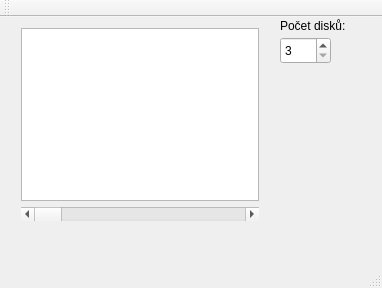
<?xml version="1.0" encoding="UTF-8"?>
<ui version="4.0">
 <class>MainWindow</class>
 <widget class="QMainWindow" name="MainWindow">
  <property name="geometry">
   <rect>
    <x>0</x>
    <y>0</y>
    <width>382</width>
    <height>288</height>
   </rect>
  </property>
  <property name="windowTitle">
   <string>Hanojské věže</string>
  </property>
  <widget class="QWidget" name="centralWidget">
   <widget class="QWidget" name="layoutWidget">
    <property name="geometry">
     <rect>
      <x>10</x>
      <y>0</y>
      <width>260</width>
      <height>215</height>
     </rect>
    </property>
    <layout class="QVBoxLayout" name="verticalLayout_2">
     <item>
      <layout class="QVBoxLayout" name="verticalLayout">
       <item>
        <widget class="QGraphicsView" name="graphicsView"/>
       </item>
      </layout>
     </item>
     <item>
      <widget class="QScrollBar" name="horizontalScrollBar">
       <property name="orientation">
        <enum>Qt::Horizontal</enum>
       </property>
      </widget>
     </item>
    </layout>
   </widget>
   <widget class="QLabel" name="label">
    <property name="geometry">
     <rect>
      <x>280</x>
      <y>0</y>
      <width>101</width>
      <height>17</height>
     </rect>
    </property>
    <property name="text">
     <string>Počet disků:</string>
    </property>
   </widget>
   <widget class="QSpinBox" name="spinBox">
    <property name="geometry">
     <rect>
      <x>280</x>
      <y>20</y>
      <width>51</width>
      <height>27</height>
     </rect>
    </property>
    <property name="minimum">
     <number>3</number>
    </property>
    <property name="maximum">
     <number>30</number>
    </property>
   </widget>
  </widget>
  <widget class="QMenuBar" name="menuBar">
   <property name="geometry">
    <rect>
     <x>0</x>
     <y>0</y>
     <width>382</width>
     <height>25</height>
    </rect>
   </property>
  </widget>
  <widget class="QToolBar" name="mainToolBar">
   <attribute name="toolBarArea">
    <enum>TopToolBarArea</enum>
   </attribute>
   <attribute name="toolBarBreak">
    <bool>false</bool>
   </attribute>
  </widget>
  <widget class="QStatusBar" name="statusBar"/>
 </widget>
 <layoutdefault spacing="6" margin="11"/>
 <resources/>
 <connections/>
</ui>
